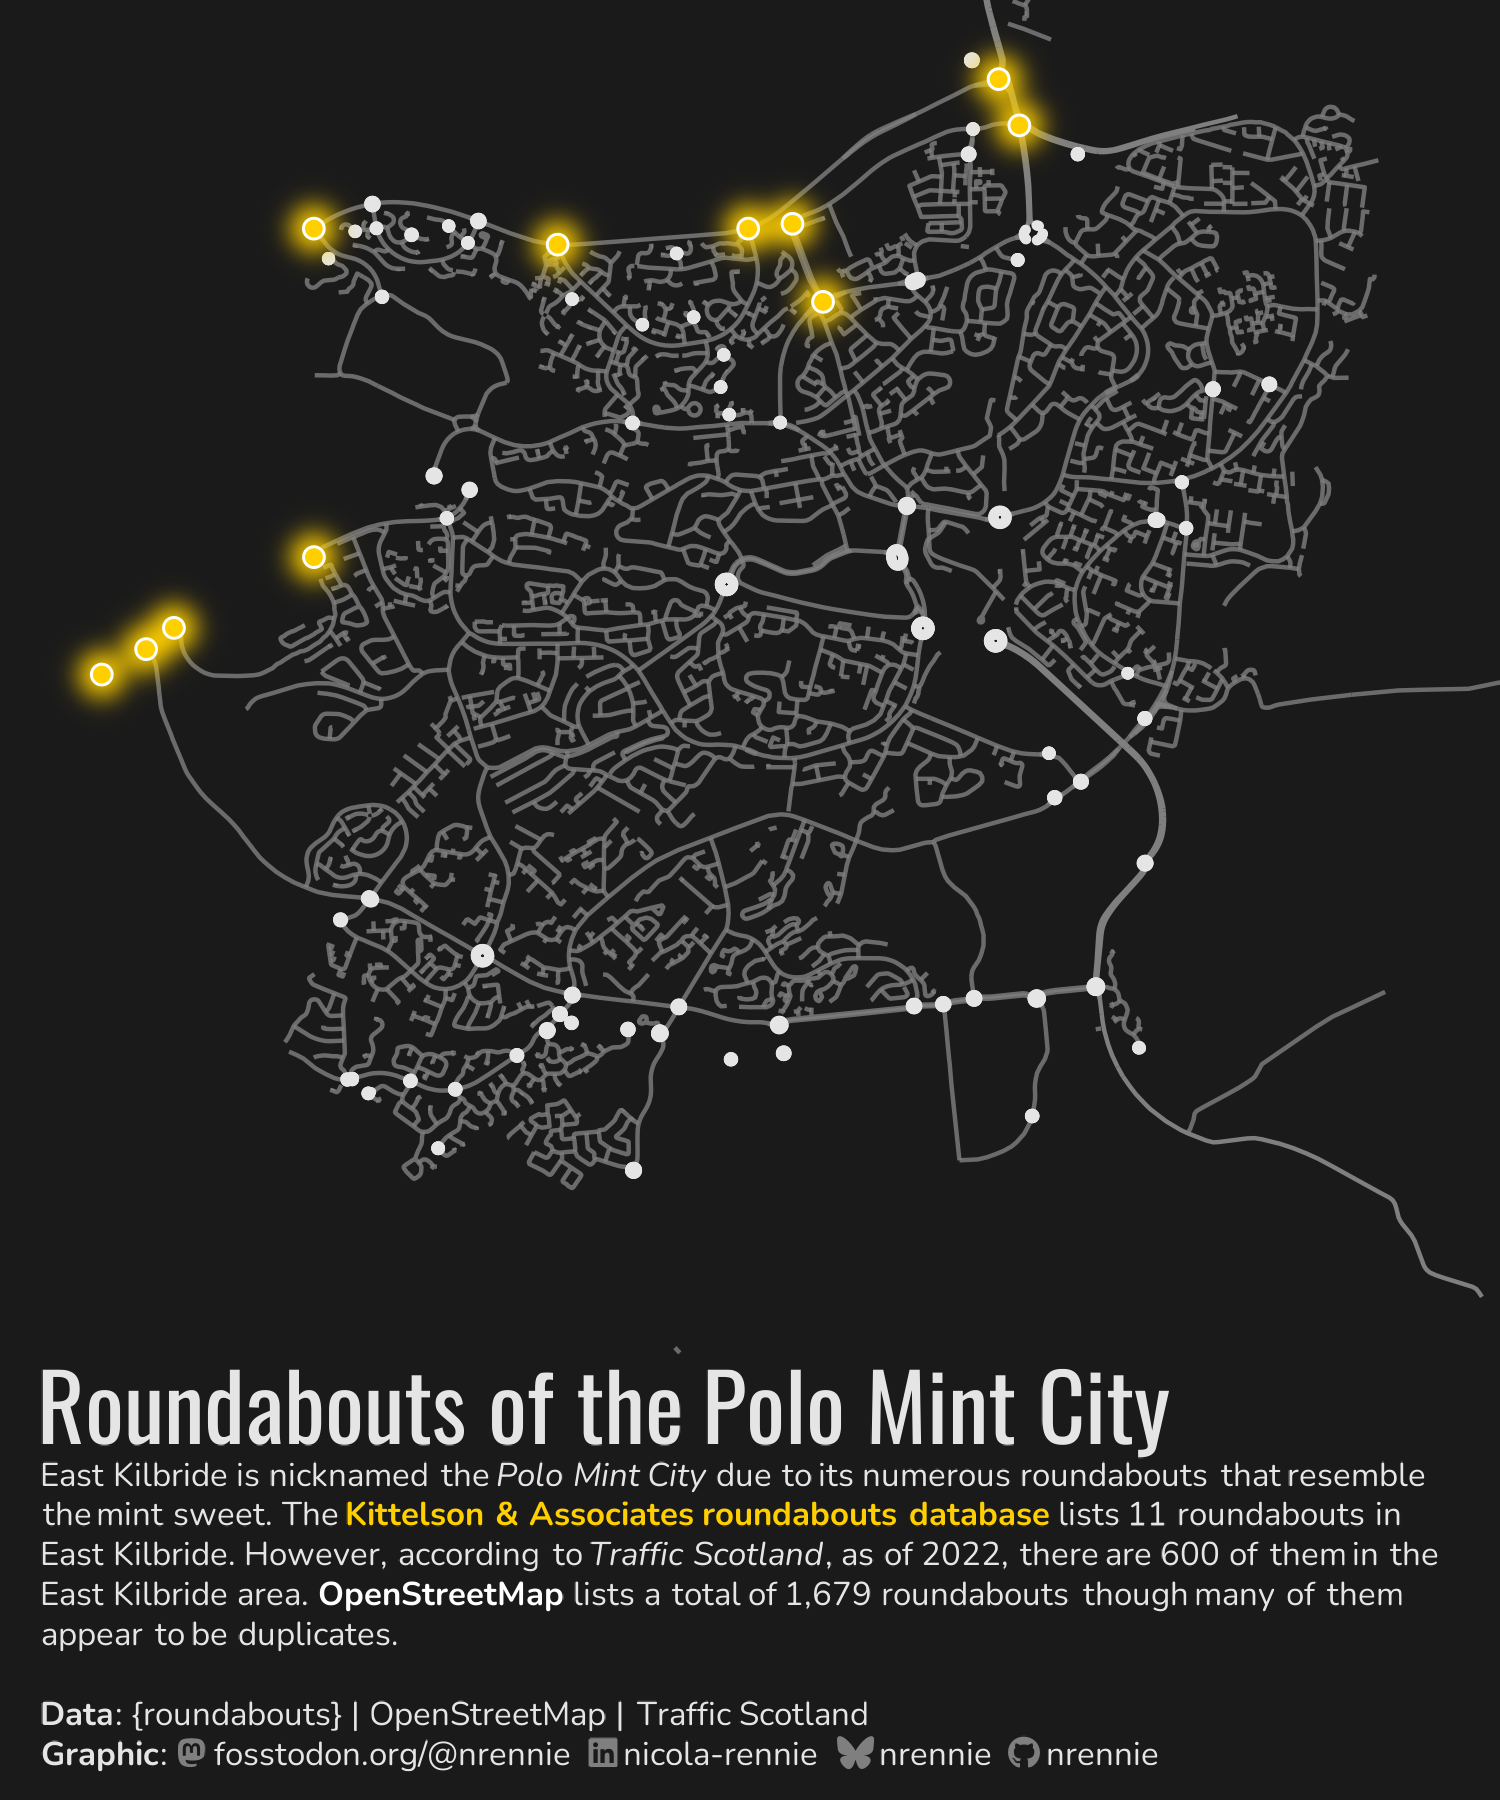

Write R code to recreate this figure.
# Load packages -----------------------------------------------------------

library(tidyverse)
library(showtext)
library(camcorder)
library(ggtext)
library(nrBrand)
library(glue)
library(osmdata)
library(sf)
library(ggfx)


# Load data ---------------------------------------------------------------

tuesdata <- tidytuesdayR::tt_load("2025-12-16")
roundabouts_clean <- tuesdata$roundabouts_clean


# Load fonts --------------------------------------------------------------

font_add_google("Oswald")
font_add_google("Nunito")
showtext_auto()
showtext_opts(dpi = 300)
title_font <- "Oswald"
body_font <- "Nunito"


# Define colours and fonts-------------------------------------------------

bg_col <- "grey10"
text_col <- "grey90"
highlight_col <- "grey50"


# Data wrangling ----------------------------------------------------------


bb <- getbb("East Kilbride")
streets <- bb |>
  opq() |>
  add_osm_feature(
    key = "highway",
    value = c(
      "motorway", "primary"
    )
  ) |>
  osmdata_sf()

small_streets <- bb |>
  opq() |>
  add_osm_feature(
    key = "highway",
    value = c(
      "secondary", "tertiary", "residential"
    )
  ) |>
  osmdata_sf()

roundabouts <- bb |>
  opq() |>
  add_osm_feature(
    key = "junction",
    value = "roundabout"
  ) |>
  osmdata_sf()

plot_data <- roundabouts_clean |>
  filter(country == "United Kingdom", town_city == "East Kilbride") |>
  select(name, lat, long) |>
  st_as_sf(coords = c("lat", "long"), crs = 4326, remove = FALSE)



# Start recording ---------------------------------------------------------

gg_record(
  dir = file.path("2025", "2025-12-16", "recording"),
  device = "png",
  width = 5,
  height = 6,
  units = "in",
  dpi = 300
)


# Define text -------------------------------------------------------------

social <- nrBrand::social_caption(
  bg_colour = bg_col,
  icon_colour = highlight_col,
  font_colour = text_col,
  font_family = body_font
)
title <- glue("<span style='font-family:{title_font}; font-size: 22pt'>Roundabouts of the Polo Mint City</span>")
st <- glue("East Kilbride is nicknamed the *Polo Mint City* due to its numerous roundabouts that resemble the mint sweet. The <span style='color:#FFCF00;'>**Kittelson & Associates roundabouts database**</span> lists 11 roundabouts in East Kilbride. However, according to *Traffic Scotland*, as of 2022, there are 600 of them in the East Kilbride area. <span style='color:white;'>**OpenStreetMap**</span> lists a total of 1,679 roundabouts though many of them appear to be duplicates.")
cap <- paste0(
  title, "<br>", st, "<br><br>", "**Data**: {roundabouts} | OpenStreetMap | Traffic Scotland<br>**Graphic**: ", social
)


# Plot --------------------------------------------------------------------

ggplot() +
  geom_sf(
    data = small_streets$osm_lines,
    color = highlight_col,
    size = 0.1,
    alpha = 0.8
  ) +
  geom_sf(
    data = streets$osm_lines,
    color = highlight_col,
    size = 0.5
  ) +
  geom_sf(
    data = roundabouts$osm_points,
    color = text_col,
    size = 0.5
  ) +
  with_outer_glow(
    geom_sf(
      data = plot_data,
      fill = "#FFCF00",
      colour = "white",
      pch = 21,
      size = 2
    ),
    colour = "#FFCF00",
    sigma = 12,
    expand = 12
  ) +
  labs(caption = cap) +
  coord_sf(expand = FALSE, xlim = c(-4.24, -4.13),
           ylim = c(55.735, 55.78), 
           clip = "off") +
  theme_void(base_size = 10, base_family = body_font) +
  theme(
    plot.margin = margin(10, 10, 10, 10),
    plot.caption.position = "plot",
    plot.background = element_rect(fill = bg_col, colour = bg_col),
    plot.caption = element_textbox_simple(
      colour = text_col,
      hjust = 0,
      halign = 0,
      margin = margin(b = -25, t = 50),
      family = body_font
    )
  )


# Save gif ----------------------------------------------------------------

ggsave(
  filename = file.path("2025", "2025-12-16", paste0("20251216", ".png")),
  width = 5,
  height = 6,
  bg = bg_col,
  units = "in",
  dpi = 300
)

gg_playback(
  name = file.path("2025", "2025-12-16", paste0("20251216", ".gif")),
  first_image_duration = 4,
  last_image_duration = 20,
  frame_duration = .25,
  background = bg_col
)
